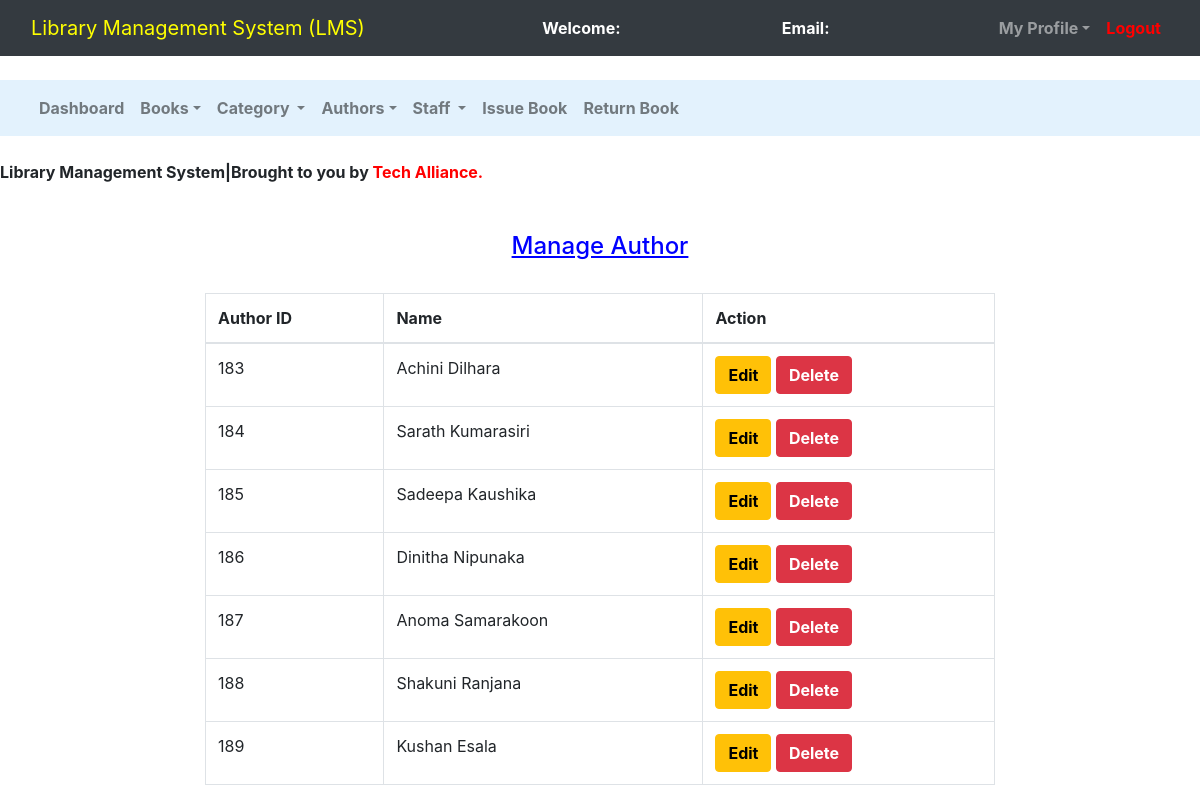
Screenshot of /admin/manage_author.php with the database file from the repository.
### tables this page shows
CREATE TABLE `authors` (
  `author_id` int(11) NOT NULL,
  `author_name` varchar(250) NOT NULL
);

### admin/manage_author.php (the view, shortened to what this page needs)
<!DOCTYPE html>
<html>
<head>
	<link rel="stylesheet" type="text/css" href="../bootstrap-4.4.1/css/bootstrap.min.css">
</head>
<body>
	<nav class="navbar navbar-expand-lg navbar-dark bg-dark">
		<div class="container-fluid">
			<div class="navbar-header">
				<a class="navbar-brand" href="admin_dashboard.php"style=color:yellow;>Library Management System (LMS)</style></a>
			</div>
			<font style="color: white"><span><strong>Welcome: <?php echo $_SESSION['name'];?></strong></span></font>
			<font style="color: white"><span><strong>Email: <?php echo $_SESSION['email'];?></strong></font>
		    <ul class="nav navbar-nav navbar-right">
		      <li class="nav-item dropdown">
	        	<a class="nav-link dropdown-toggle" data-toggle="dropdown"><b>My Profile</b></a>
		      </li>
		      <li class="nav-item">
		        <a class="nav-link" href="../logout.php"style=color:red;><b>Logout</b></a>
		      </li>
		    </ul>
		</div>
	</nav><br>
	<nav class="navbar navbar-expand-lg navbar-light" style="background-color: #e3f2fd">
		<div class="container-fluid">
		    <ul class="nav navbar-nav navbar-center">
		      <li class="nav-item">
		        <a class="nav-link" href="admin_dashboard.php"><b>Dashboard</b></a>
		      </li>
		      <li class="nav-item dropdown">
	        	<a class="nav-link dropdown-toggle" data-toggle="dropdown"><b>Books</b></a>
		      </li>
		      <li class="nav-item dropdown">
	        	<a class="nav-link dropdown-toggle" data-toggle="dropdown"><b>Category </b></a>
		      </li>
		      <li class="nav-item dropdown">
	        	<a class="nav-link dropdown-toggle" data-toggle="dropdown"><b>Authors</b></a>
		      </li>
			  <li class="nav-item dropdown">
	        	<a class="nav-link dropdown-toggle" data-toggle="dropdown"><b>Staff </b></a>
		      </li>
	          <li class="nav-item">
		        <a class="nav-link" href="issue_book.php"><b>Issue Book</b></a>
		      </li>
			  <li class="nav-item">
		        <a class="nav-link" href="return_book.php"><b>Return Book</b></a>
		      </li>
		    </ul>
		</div>
	</nav><br>
	<span><marquee><b>Library Management System|Brought to you by <span style=color:red;>Tech Alliance</style>.</b></marquee></span><br><br>
		<center><h4 style=color:blue;><u>Manage Author</u></style></h4><br></center>
		<div class="row">
			<div class="col-md-2"></div>
			<div class="col-md-8">
				<table class="table table-bordered table-hover">
					<thead>
						<tr>
							<th>Author ID</th>
							<th>Name</th>
							<th>Action</th>
						</tr>
					</thead>
					<?php
						$connection = mysqli_connect("localhost","root","");
						$query = "select * from authors";
						$query_run = mysqli_query($connection,$query);
						while ($row = mysqli_fetch_assoc($query_run)){
							?>
							<tr>
								<td><?php echo $row['author_id'];?></td>
								<td><?php echo $row['author_name'];?></td>
								<td><button class="btn btn-warning"><a href="edit_author.php?aid=<?php echo $row['author_id'];?>"style=color:black;><b>Edit</style></b></a></button>
								<button class="btn btn-danger"><a href="delete_author.php?aid=<?php echo $row['author_id'];?>"style=color:white;><b>Delete</style></b></a></button></td>
							</tr>
							<?php
						}
					?>
				</table>
			</div>
			<div class="col-md-2"></div>
		</div>
</body>
</html>

### rows the page displays
authors: author_id "183", author_name "Achini Dilhara"
authors: author_id "184", author_name "Sarath Kumarasiri"
authors: author_id "185", author_name "Sadeepa Kaushika"
authors: author_id "186", author_name "Dinitha Nipunaka"
authors: author_id "187", author_name "Anoma Samarakoon"
authors: author_id "188", author_name "Shakuni Ranjana"
authors: author_id "189", author_name "Kushan Esala"
